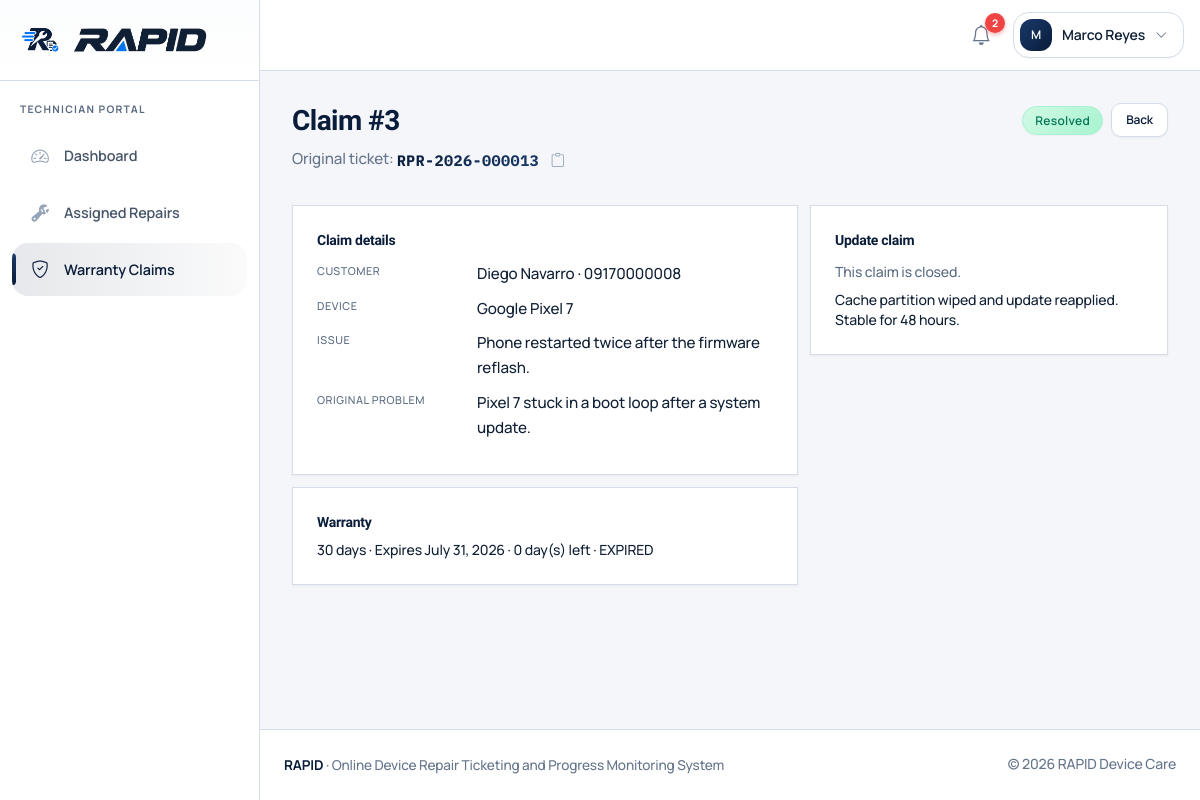
The app's page /technician/claim?id=3 (signed in) with its own data.
### tables this page shows
CREATE TABLE `users` (
  `id` INT UNSIGNED NOT NULL AUTO_INCREMENT COMMENT 'Unique ID of the user',
  `role` ENUM('admin', 'technician', 'customer') NOT NULL COMMENT 'Role of the user in the RAPID system',
  `first_name` VARCHAR(100) NOT NULL COMMENT 'First name of the user',
  `last_name` VARCHAR(100) NOT NULL COMMENT 'Last name of the user',
  `email` VARCHAR(190) NOT NULL COMMENT 'Email address used to log in',
  `phone` VARCHAR(30) DEFAULT NULL COMMENT 'Contact number of the user',
  `password` VARCHAR(255) NOT NULL COMMENT 'Hashed password of the user',
  `status` ENUM('active', 'inactive') NOT NULL DEFAULT 'active' COMMENT 'Account status of the user',
  `created_at` DATETIME NOT NULL DEFAULT CURRENT_TIMESTAMP COMMENT 'Date and time the user was created',
  `updated_at` DATETIME NOT NULL DEFAULT CURRENT_TIMESTAMP ON UPDATE CURRENT_TIMESTAMP COMMENT 'Date and time the user was last updated',
  PRIMARY KEY (`id`),
  UNIQUE KEY `uq_users_email` (`email`),
  KEY `idx_users_role` (`role`),
  KEY `idx_users_status` (`status`)
);

CREATE TABLE `warranty_claims` (
  `id` INT UNSIGNED NOT NULL AUTO_INCREMENT COMMENT 'Unique ID of the warranty claim',
  `original_ticket_id` INT UNSIGNED NOT NULL COMMENT 'Original repair ticket of the claim',
  `customer_id` INT UNSIGNED NOT NULL COMMENT 'Customer who filed the claim',
  `device_id` INT UNSIGNED NOT NULL COMMENT 'Device covered by the claim',
  `issue_description` TEXT NOT NULL COMMENT 'Reported issue of the warranty claim',
  `claim_status` ENUM('submitted', 'reviewing', 'approved', 'rejected', 'repairing', 'resolved') NOT NULL DEFAULT 'submitted' COMMENT 'Current status of the warranty claim',
  `technician_id` INT UNSIGNED DEFAULT NULL COMMENT 'Technician assigned to the claim',
  `resolution` TEXT DEFAULT NULL COMMENT 'Resolution notes of the claim',
  `created_at` DATETIME NOT NULL DEFAULT CURRENT_TIMESTAMP COMMENT 'Date and time the claim was created',
  `updated_at` DATETIME NOT NULL DEFAULT CURRENT_TIMESTAMP ON UPDATE CURRENT_TIMESTAMP COMMENT 'Date and time the claim was last updated',
  PRIMARY KEY (`id`),
  KEY `idx_claims_ticket` (`original_ticket_id`),
  KEY `idx_claims_customer` (`customer_id`),
  KEY `idx_claims_device` (`device_id`),
  KEY `idx_claims_technician` (`technician_id`),
  KEY `idx_claims_status` (`claim_status`),
  CONSTRAINT `fk_claims_ticket` FOREIGN KEY (`original_ticket_id`) REFERENCES `repair_tickets` (`id`) ON DELETE RESTRICT,
  CONSTRAINT `fk_claims_customer` FOREIGN KEY (`customer_id`) REFERENCES `customers` (`id`) ON DELETE RESTRICT,
  CONSTRAINT `fk_claims_device` FOREIGN KEY (`device_id`) REFERENCES `devices` (`id`) ON DELETE RESTRICT,
  CONSTRAINT `fk_claims_technician` FOREIGN KEY (`technician_id`) REFERENCES `technicians` (`id`) ON DELETE SET NULL
);

CREATE TABLE `repair_tickets` (
  `id` INT UNSIGNED NOT NULL AUTO_INCREMENT COMMENT 'Unique ID of the repair ticket',
  `ticket_number` VARCHAR(30) NOT NULL COMMENT 'Public tracking number of the ticket',
  `customer_id` INT UNSIGNED NOT NULL COMMENT 'Customer who requested the repair',
  `device_id` INT UNSIGNED NOT NULL COMMENT 'Device attached to the ticket',
  `assigned_technician_id` INT UNSIGNED DEFAULT NULL COMMENT 'Technician assigned to the ticket',
  `problem_description` TEXT NOT NULL COMMENT 'Reported problem of the device',
  `current_status` ENUM(
    'booking_submitted',
    'received',
    'diagnosing',
    'quotation_pending',
    'awaiting_approval',
    'approved',
    'repairing',
    'ready_for_pickup',
    'completed',
    'declined',
    'cancelled'
  ) NOT NULL DEFAULT 'booking_submitted' COMMENT 'Current repair status of the ticket',
  `priority` ENUM('low', 'normal', 'high', 'urgent') NOT NULL DEFAULT 'normal' COMMENT 'Priority level of the ticket',
  `appointment_date` DATETIME DEFAULT NULL COMMENT 'Scheduled appointment date of the ticket',
  `received_at` DATETIME DEFAULT NULL COMMENT 'Date and time the device was received',
  `completed_at` DATETIME DEFAULT NULL COMMENT 'Date and time the repair was completed',
  `estimated_completion` DATETIME DEFAULT NULL COMMENT 'Estimated completion date of the repair',
  `created_at` DATETIME NOT NULL DEFAULT CURRENT_TIMESTAMP COMMENT 'Date and time the ticket was created',
  `updated_at` DATETIME NOT NULL DEFAULT CURRENT_TIMESTAMP ON UPDATE CURRENT_TIMESTAMP COMMENT 'Date and time the ticket was last updated',
  PRIMARY KEY (`id`),
  UNIQUE KEY `uq_tickets_number` (`ticket_number`),
  KEY `idx_tickets_customer` (`customer_id`),
  KEY `idx_tickets_device` (`device_id`),
  KEY `idx_tickets_technician` (`assigned_technician_id`),
  KEY `idx_tickets_status` (`current_status`),
  KEY `idx_tickets_priority` (`priority`),
  KEY `idx_tickets_created` (`created_at`),
  CONSTRAINT `fk_tickets_customer` FOREIGN KEY (`customer_id`) REFERENCES `customers` (`id`) ON DELETE RESTRICT,
  CONSTRAINT `fk_tickets_device` FOREIGN KEY (`device_id`) REFERENCES `devices` (`id`) ON DELETE RESTRICT,
  CONSTRAINT `fk_tickets_technician` FOREIGN KEY (`assigned_technician_id`) REFERENCES `technicians` (`id`) ON DELETE SET NULL
);

CREATE TABLE `devices` (
  `id` INT UNSIGNED NOT NULL AUTO_INCREMENT COMMENT 'Unique ID of the device',
  `customer_id` INT UNSIGNED NOT NULL COMMENT 'Owner of the device',
  `device_type` VARCHAR(100) NOT NULL COMMENT 'Type of the device',
  `brand` VARCHAR(100) NOT NULL COMMENT 'Brand of the device',
  `model` VARCHAR(150) NOT NULL COMMENT 'Model of the device',
  `serial_number` VARCHAR(150) DEFAULT NULL COMMENT 'Serial number of the device',
  `imei` VARCHAR(50) DEFAULT NULL COMMENT 'IMEI of the device',
  `color` VARCHAR(50) DEFAULT NULL COMMENT 'Color of the device',
  `accessories` TEXT DEFAULT NULL COMMENT 'Accessories received with the device',
  `physical_condition` TEXT DEFAULT NULL COMMENT 'Physical condition of the device',
  `created_at` DATETIME NOT NULL DEFAULT CURRENT_TIMESTAMP COMMENT 'Date and time the device was created',
  `updated_at` DATETIME NOT NULL DEFAULT CURRENT_TIMESTAMP ON UPDATE CURRENT_TIMESTAMP COMMENT 'Date and time the device was last updated',
  PRIMARY KEY (`id`),
  KEY `idx_devices_customer` (`customer_id`),
  KEY `idx_devices_brand_model` (`brand`, `model`),
  CONSTRAINT `fk_devices_customer` FOREIGN KEY (`customer_id`) REFERENCES `customers` (`id`) ON DELETE CASCADE
);

CREATE TABLE `warranties` (
  `id` INT UNSIGNED NOT NULL AUTO_INCREMENT COMMENT 'Unique ID of the warranty',
  `ticket_id` INT UNSIGNED NOT NULL COMMENT 'Completed repair ticket of the warranty',
  `warranty_start` DATE NOT NULL COMMENT 'Start date of the warranty',
  `warranty_end` DATE NOT NULL COMMENT 'End date of the warranty',
  `warranty_days` INT UNSIGNED NOT NULL DEFAULT 30 COMMENT 'Coverage length of the warranty in days',
  `warranty_status` ENUM('active', 'expiring_soon', 'expired') NOT NULL DEFAULT 'active' COMMENT 'Current status of the warranty',
  `created_at` DATETIME NOT NULL DEFAULT CURRENT_TIMESTAMP COMMENT 'Date and time the warranty was created',
  `updated_at` DATETIME NOT NULL DEFAULT CURRENT_TIMESTAMP ON UPDATE CURRENT_TIMESTAMP COMMENT 'Date and time the warranty was last updated',
  PRIMARY KEY (`id`),
  UNIQUE KEY `uq_warranties_ticket` (`ticket_id`),
  KEY `idx_warranties_status` (`warranty_status`),
  KEY `idx_warranties_end` (`warranty_end`),
  CONSTRAINT `fk_warranties_ticket` FOREIGN KEY (`ticket_id`) REFERENCES `repair_tickets` (`id`) ON DELETE CASCADE
);

### technician/claim.php (the view, shortened to what the rows shown need)
<?php
require_once __DIR__ . '/../includes/auth.php';
require_role('technician');
$claimId = (int) ($_GET['id'] ?? 0);
$claim = $claimId > 0 ? get_claim_full($claimId) : null;
$warranty = get_warranty_for_ticket((int) $claim['original_ticket_id']);
$next = allowed_claim_transitions($claim['claim_status']);
$navVariant = 'app';
$activeNav = 'claims';
require_once __DIR__ . '/../includes/header.php';
require_once __DIR__ . '/../includes/navbar.php';
?>
<div class="app-shell">
    <?php require_once __DIR__ . '/../includes/sidebar.php'; ?>
    <main class="app-main">
        <div class="page-header flex flex-wrap justify-between items-start gap-2">
            <div>
                <h1>Claim #<?= (int) $claim['id'] ?></h1>
                <p>Original ticket: <?php render_ticket_number($claim['ticket_number'], url('technician/ticket.php?id=' . (int) $claim['original_ticket_id'])); ?></p>
            </div>
            <div class="flex gap-2 items-center">
                <span class="badge-status <?= e(claim_badge_class($claim['claim_status'])) ?>"><?= e(claim_status_label($claim['claim_status'])) ?></span>
                <a class="btn btn-rapid-outline btn-sm" href="<?= e(url('technician/claims.php')) ?>">Back</a>
            </div>
        </div>
        <div class="grid grid-cols-1 lg:grid-cols-12 gap-3">
            <div class="lg:col-span-7">
                <div class="rapid-card mb-3">
                    <h2 class="text-sm font-semibold text-rapid mb-3">Claim details</h2>
                    <dl class="mb-0 detail-dl grid sm:grid-cols-[9rem_1fr] gap-x-4">
                        <dt>Customer</dt>
                        <dd><?= e($claim['customer_first_name'] . ' ' . $claim['customer_last_name']) ?> · <?= e($claim['customer_phone'] ?: '') ?></dd>
                        <dt>Device</dt>
                        <dd><?= e($claim['brand'] . ' ' . $claim['model']) ?></dd>
                        <dt>Issue</dt>
                        <dd><?= nl2br(e($claim['issue_description'])) ?></dd>
                        <dt>Original problem</dt>
                        <dd class="mb-0"><?= nl2br(e($claim['original_problem'])) ?></dd>
                    </dl>
                </div>
                <?php if ($warranty): ?>
                    <div class="rapid-card">
                        <h2 class="text-sm font-semibold text-rapid mb-2">Warranty</h2>
                        <p class="text-sm mb-0">
                            <?= (int) $warranty['warranty_days'] ?> days ·
                            Expires <?= e(format_date($warranty['warranty_end'])) ?> ·
                            <?= (int) $warranty['remaining_days'] ?> day(s) left ·
                            <?= e($warranty['label']) ?>
                        </p>
                    </div>
                <?php endif; ?>
            </div>
            <div class="lg:col-span-5">
                <div class="rapid-card">
                    <h2 class="text-sm font-semibold text-rapid mb-3">Update claim</h2>
                    <?php if (!$next && in_array($claim['claim_status'], ['rejected', 'resolved'], true)): ?>
                        <p class="text-rapid-muted text-sm mb-2">This claim is closed.</p>
                        <?php if ($claim['resolution']): ?>
                            <p class="text-sm mb-0"><?= nl2br(e($claim['resolution'])) ?></p>
                        <?php endif; ?>
                    <?php endif; ?>
                </div>
            </div>
        </div>
    </main>
</div>
<?php require_once __DIR__ . '/../includes/footer.php'; ?>

### includes/navbar.php (shortened to what the rows shown need)
<?php
$user = current_user();
$navVariant = $navVariant ?? 'public';
$unreadCount = ($navVariant === 'app' && $user) ? count_unread_notifications((int) $user['id']) : 0;
$fluid = $navVariant === 'app';
$isApp = $navVariant === 'app' && $user;
?>
<nav class="rapid-navbar <?= $isApp ? 'rapid-navbar-app' : 'rapid-navbar-public' ?>">
    <div class="<?= $fluid ? 'container-fluid-rapid' : 'container-rapid' ?>">
        <div class="flex flex-wrap items-center gap-3">
            <?php if ($isApp): ?>
                <div class="flex items-center gap-3 ml-auto">
                    <div class="relative" data-dropdown>
                        <button class="nav-notify" type="button" id="notifyToggle" aria-expanded="false" aria-haspopup="true" title="Notifications" data-dropdown-toggle>
                            <i class="bi bi-bell" aria-hidden="true"></i>
                            <span class="notify-badge <?= $unreadCount > 0 ? '' : 'is-hidden' ?>" id="notifyBadge"><?= $unreadCount > 99 ? '99+' : (int) $unreadCount ?></span>
                        </button>
                    </div>
                    <div class="relative" data-dropdown>
                        <button class="btn-user-menu" type="button" aria-expanded="false" aria-haspopup="true" data-dropdown-toggle>
                            <span class="user-avatar"><?= e(strtoupper(substr($user['first_name'], 0, 1))) ?></span>
                            <span class="hidden md:inline"><?= e($user['first_name'] . ' ' . $user['last_name']) ?></span>
                            <i class="bi bi-chevron-down text-xs text-rapid-muted" aria-hidden="true"></i>
                        </button>
                    </div>
                </div>
            <?php endif; ?>
        </div>
    </div>
</nav>

### includes/sidebar.php (shortened to what the rows shown need)
<?php
$user = current_user();
$role = $user['role'] ?? '';
$activeNav = $activeNav ?? 'dashboard';
switch ($role) {
    case 'technician':
        $links = [
            ['key' => 'dashboard', 'label' => 'Dashboard', 'href' => 'technician/index.php', 'icon' => 'bi-speedometer2'],
            ['key' => 'assigned', 'label' => 'Assigned Repairs', 'href' => 'technician/tickets.php', 'icon' => 'bi-wrench-adjustable'],
            ['key' => 'claims', 'label' => 'Warranty Claims', 'href' => 'technician/claims.php', 'icon' => 'bi-shield-check'],
        ];
        break;
}
?>
<aside class="rapid-sidebar" tabindex="-1" id="appSidebar" aria-label="<?= e(ucfirst($role)) ?> navigation">
    <div class="sidebar-brand">
        <?php
        require __DIR__ . '/brand_lockup.php';
        ?>
    </div>
    <div class="sidebar-role"><?= e($role) ?> portal</div>
    <nav class="sidebar-nav">
        <?php foreach ($links as $link): ?>
            <?php
            $isActive = $activeNav === $link['key'];
            $soon = !empty($link['soon']);
            ?>
            <a class="sidebar-link <?= $isActive ? 'active' : '' ?><?= $soon ? ' is-soon' : '' ?>"
               href="<?= e(url($link['href'])) ?>"
               <?= $isActive ? 'aria-current="page"' : '' ?>
               <?= $soon ? 'title="Coming in the next build step"' : '' ?>>
            </a>
        <?php endforeach; ?>
    </nav>
</aside>

### includes/ui.php (shortened to what the rows shown need)
<?php
function render_ticket_copy_btn(string $ticketNumber): void
{
    echo '<button type="button" class="ticket-copy-btn" data-copy-btn="' . e($ticketNumber) . '" title="Copy ticket number" aria-label="Copy ticket number ' . e($ticketNumber) . '">';
    echo '<i class="bi bi-clipboard" aria-hidden="true"></i>';
    echo '</button>';
}
function render_ticket_number(string $ticketNumber, ?string $href = null, array $opts = []): void
{
    $numberClass = $opts['class'] ?? 'ticket-mono';
    $tag = $opts['tag'] ?? 'span';
    $heading = !empty($opts['heading']);
    $wrapTag = $heading ? 'div' : 'span';
    $wrapClass = 'ticket-number-cell' . ($heading ? ' ticket-number-heading' : '');
    $safeTag = in_array($tag, ['span', 'strong', 'h1', 'div'], true) ? $tag : 'span';
    echo '<' . $wrapTag . ' class="' . e($wrapClass) . '">';
    if ($href !== null && $href !== '') {
        echo '<a class="' . e($numberClass) . '" href="' . e($href) . '">' . e($ticketNumber) . '</a>';
    } else {
        echo '<' . $safeTag . ' class="' . e($numberClass) . '">' . e($ticketNumber) . '</' . $safeTag . '>';
    }
    render_ticket_copy_btn($ticketNumber);
    echo '</' . $wrapTag . '>';
}

### records on screen
users: id "2", first_name "M", first_name+last_name "Marco Reyes", role "TECHNICIAN"
warranty_claims: id "3", original_ticket.ticket_number "RPR-2026-000013", claim_status "Resolved", users.first_name+last_name "Diego Navarro", users.phone "09170000008", device.model "Google Pixel 7", issue_description "Phone restarted twice after the firmware reflash.", original_ticket.problem_description "Pixel 7 stuck in a boot loop after a system update.", original_ticket.warranty_days "30", original_ticket.warranty_end "July 31, 2026", original_ticket.warranty_end "0", original_ticket.warranty_end "EXPIRED", resolution "Cache partition wiped and update reapplied. Stable for 48 hours."

### other values on screen
$link['label'] "Dashboard"
$link['label'] "Assigned Repairs"
$link['label'] "Warranty Claims"
APP_NAME "RAPID"
APP_SUBTITLE "Online Device Repair Ticketing and Progress Monitoring System"
SHOP_NAME "RAPID Device Care"
